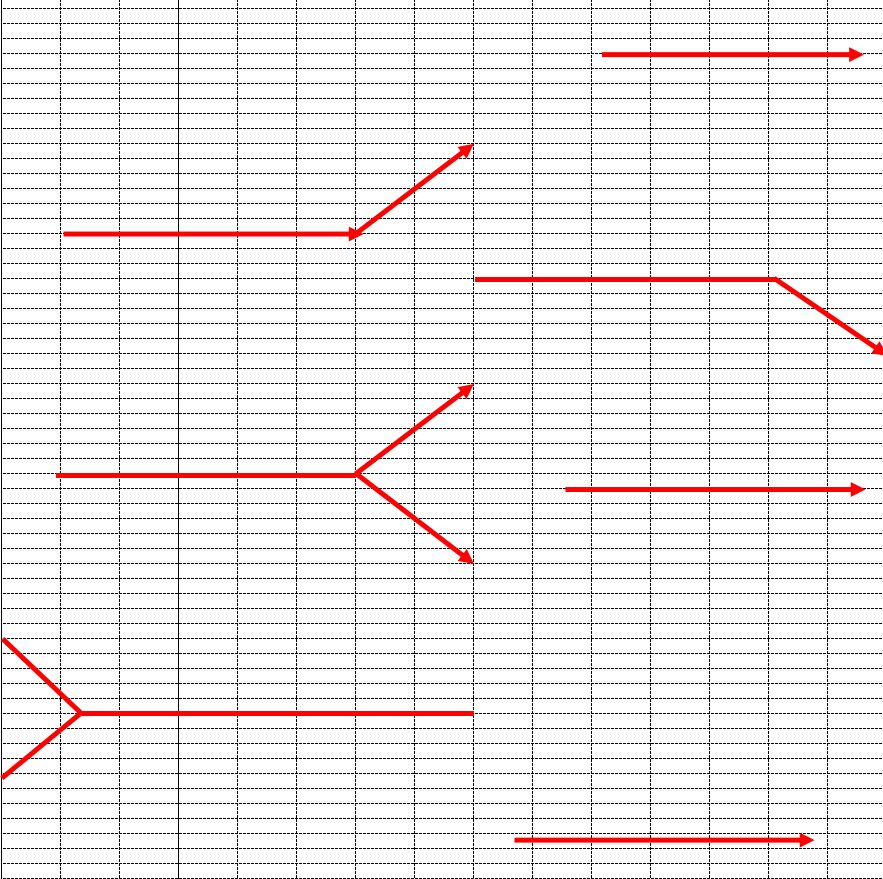
#> input picture 2.png, 883 x 879 px
$ python fldnew2.py
#> lines starting #> are read from the running program, lines starting #| are printed output that depends on the picture; after the words box and inside, x2 and y2 are one past the last pixel; in counts of white or black regions, pixels touching at a corner belong together
import cv2
import numpy as np

# 读取输入图片
new_image_path = '2.png'
img0 = cv2.imread(new_image_path)
#> img0 is the input picture: shape (879, 883, 3); mean B, G, R 234.7, 234.7, 239.5
assert img0 is not None, "Image not found"

# 转换为灰度图
gray = cv2.cvtColor(img0, cv2.COLOR_BGR2GRAY)
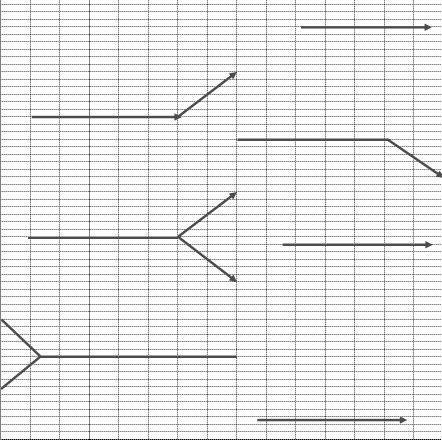
#> gray: shape (879, 883) (shown at 1/2 size); min 0, max 255, mean 236.1

# 使用高斯模糊降低噪声
gray_blurred = cv2.GaussianBlur(gray, (5, 5), 0)

# 边缘检测
edges = cv2.Canny(gray_blurred, 50, 150, apertureSize=3)
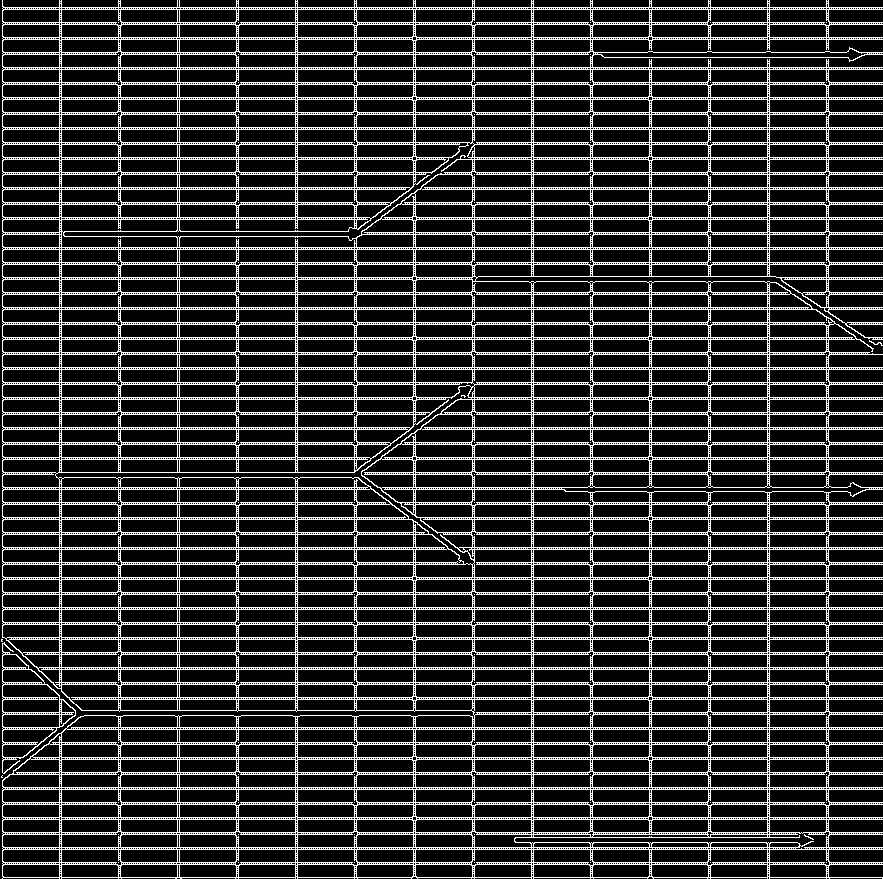
#> edges: shape (879, 883); 19.3% white in thin lines or dots

# 膨胀操作强化粗线条
kernel = np.ones((3, 3), np.uint8)
dilated_edges = cv2.dilate(edges, kernel, iterations=1)
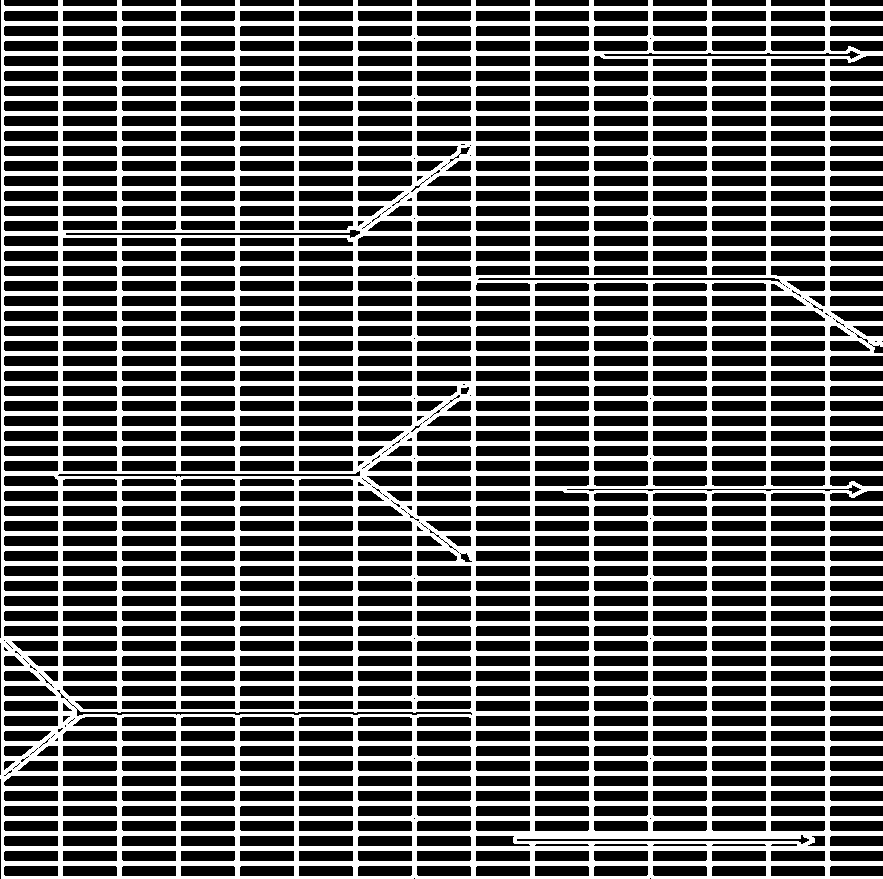
#> dilated_edges: shape (879, 883); 39.8% white; 1 white region, box (x1, y1, x2, y2) and area: (0, 0, 883, 879) 308919

# 直线检测
fld = cv2.ximgproc.createFastLineDetector()
dlines = fld.detect(dilated_edges)
#> dlines = 1808 rows, first 6: [116, 5.03, 62, 4.93], [175, 5.03, 121, 4.93], [234, 5.03, 180, 4.93], [293, 5.03, 239, 4.93], [352, 5.03, 298, 4.93], [411, 5.03, 357, 4.93]

# 绘制检测结果
if dlines is not None:
    for dline in dlines:
        x0, y0, x1, y1 = map(int, dline[0])
        # 可以在此处添加过滤条件，例如线条长度
        line_length = np.sqrt((x1 - x0) ** 2 + (y1 - y0) ** 2)
        if line_length > 30:  # 示例阈值，需要根据实际情况调整
            cv2.line(img0, (x0, y0), (x1, y1), (0, 255, 0), 2, cv2.LINE_AA)
#> this loop made 1808 passes
#> (x0, y0, x1, y1, line_length) on passes 29 to 31: (832, 10, 882, 10, 50), (56, 20, 5, 20, 51), (115, 20, 64, 20, 51)
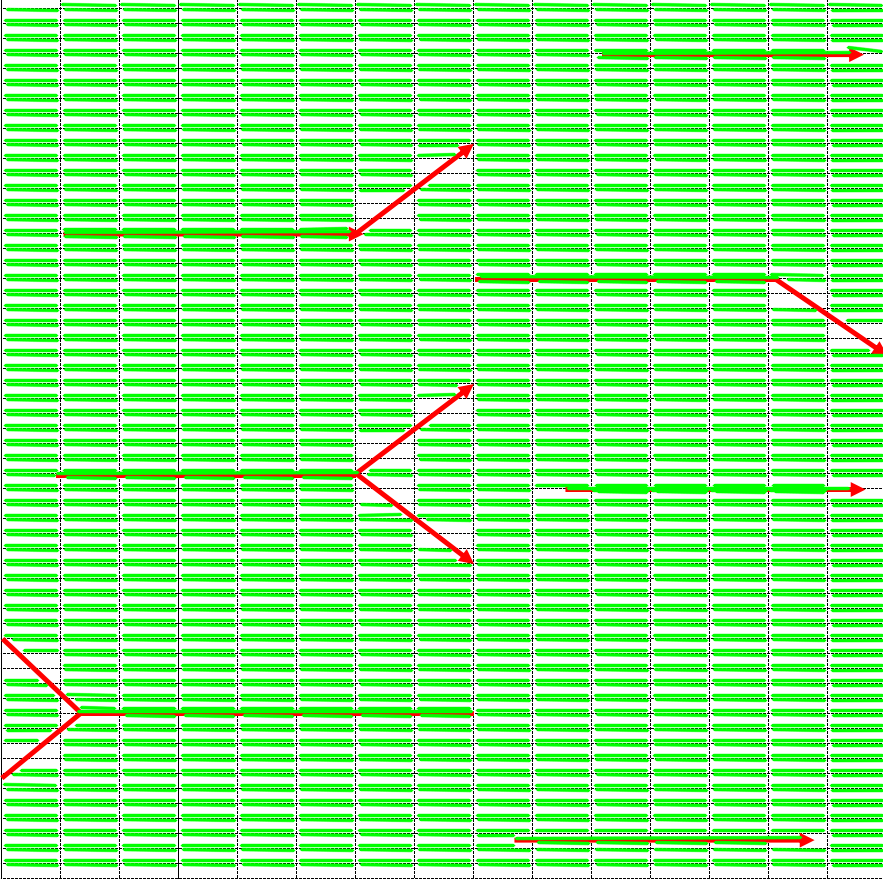
#> img0: shape (879, 883, 3); mean B, G, R 141.6, 243.4, 144.1

# 显示并保存结果
output_path = 'fldnew2_2.png'
cv2.imwrite(output_path, img0)
cv2.imshow("Detected Lines", img0)
cv2.waitKey(0)
cv2.destroyAllWindows()

$ run again, with 3.png copied over 2.png
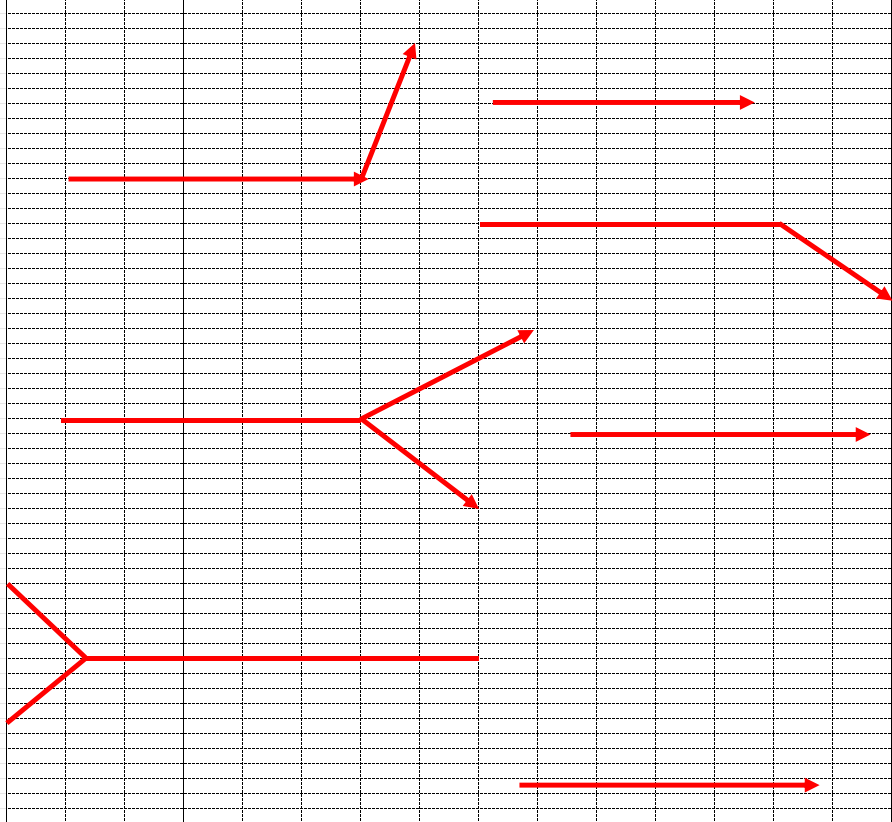
#> input picture 3.png, 892 x 822 px
#> img0 is the input picture: shape (822, 892, 3); mean B, G, R 234.4, 234.4, 239.7
#> `edges = cv2.Canny(gray_blurred, 50, 150, apertureSize=3)`:
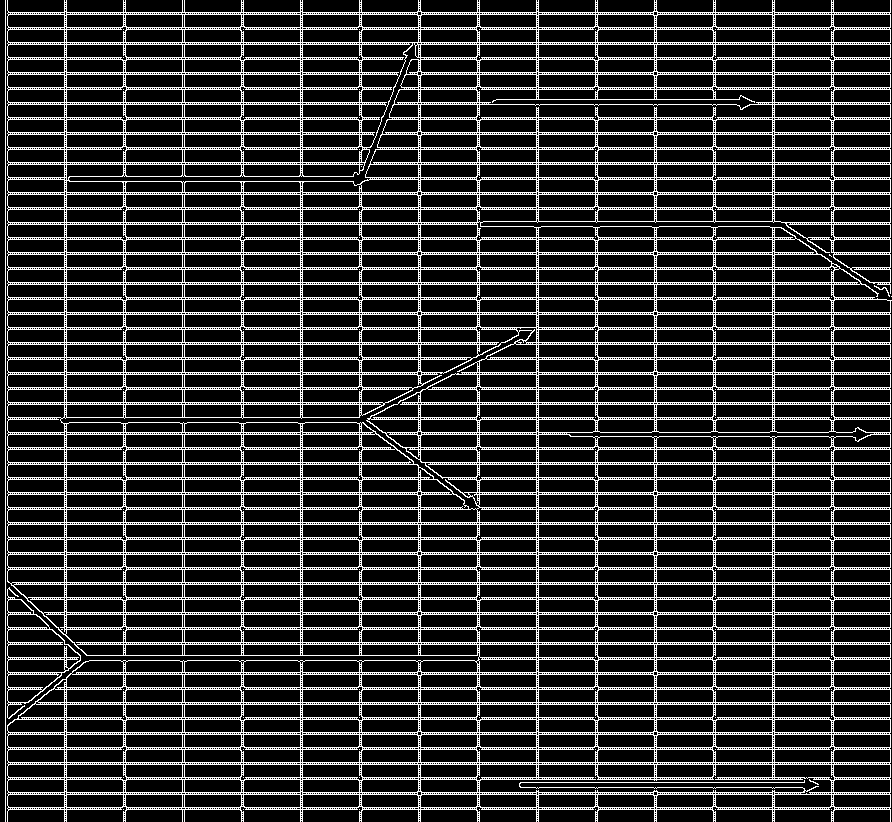
#> edges: shape (822, 892); 19.2% white in thin lines or dots
#> dilated_edges: shape (822, 892); 39.6% white; 1 white region, box (x1, y1, x2, y2) and area: (4, 0, 892, 822) 290566
#> dlines = 1726 rows, first 6: [8.96, 10.14, 7.62, 0.0503], [62, 10, 11, 10], [67.32, 10.03, 66.86, 0.00629], [121, 10, 69, 10], [126.3, 10.03, 125.9, 0.00629], [180, 10, 128, 10]
#> the loop `for dline in dlines:` made 1726 passes
#> (x0, y0, x1, y1, line_length) on passes 2, 4, 6: (62, 10, 11, 10, 51), (121, 10, 69, 10, 52), (180, 10, 128, 10, 52)
#> after the loop `for dline in dlines:`:
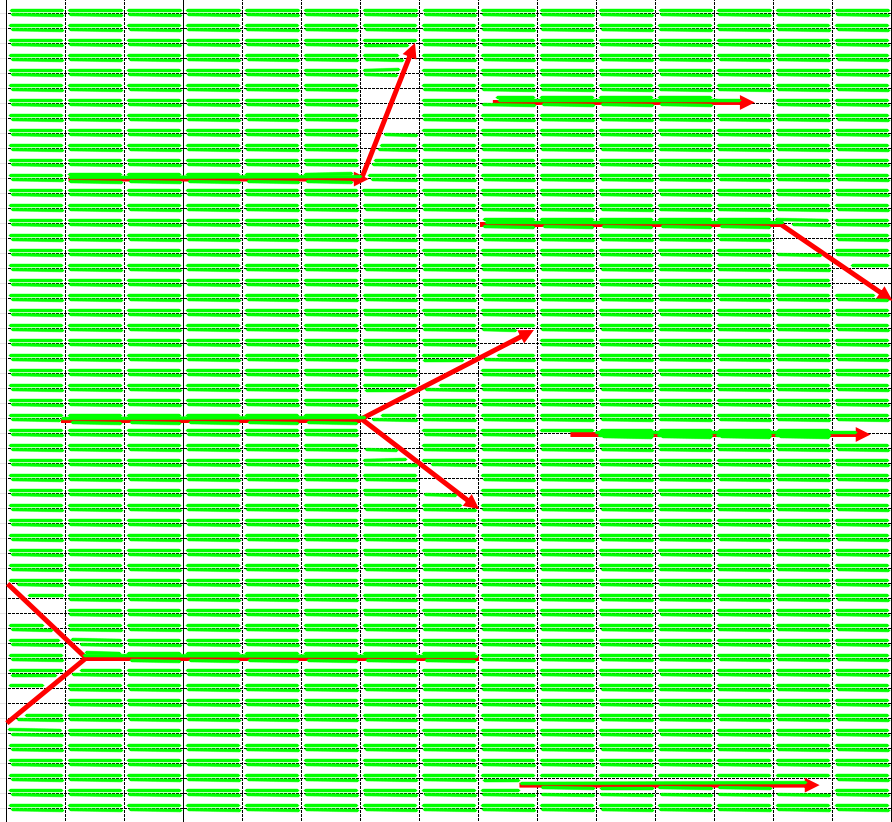
#> img0: shape (822, 892, 3); mean B, G, R 143.2, 243.5, 146

$ run again, with 4.png copied over 2.png
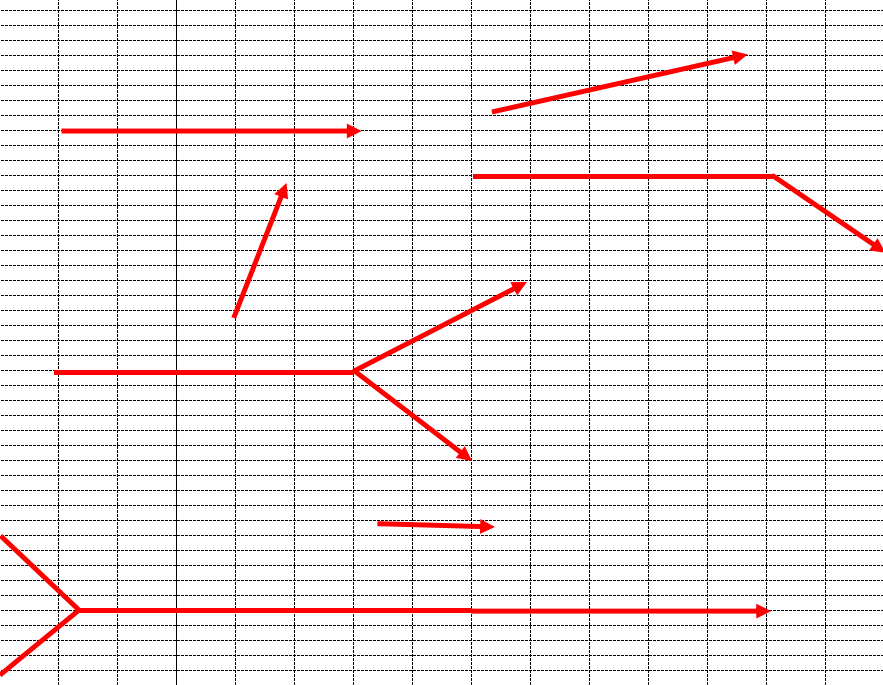
#> input picture 4.png, 883 x 685 px
#> img0 is the input picture: shape (685, 883, 3); mean B, G, R 234.2, 234.2, 240.2
#> `edges = cv2.Canny(gray_blurred, 50, 150, apertureSize=3)`:
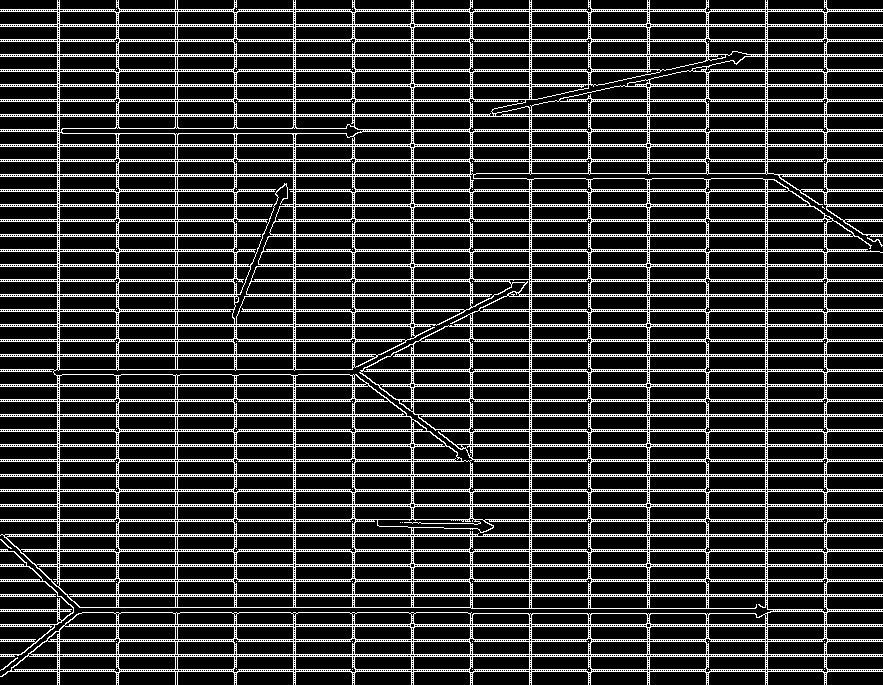
#> edges: shape (685, 883); 19.1% white in thin lines or dots
#> dilated_edges: shape (685, 883); 39.3% white; 1 white region, box (x1, y1, x2, y2) and area: (0, 0, 883, 685) 237840
#> dlines = 1469 rows, first 6: [114, 7.03, 60, 6.93], [173, 7.03, 120, 6.93], [232, 7.03, 178, 6.93], [291, 7.03, 237, 6.93], [350, 7.03, 296, 6.93], [409, 7.03, 356, 6.93]
#> the loop `for dline in dlines:` made 1469 passes
#> (x0, y0, x1, y1, line_length) on passes 15, 30, 31: (54, 7, 0, 7, 54), (831, 12, 882, 12, 51), (54, 22, 0, 22, 54)
#> after the loop `for dline in dlines:`:
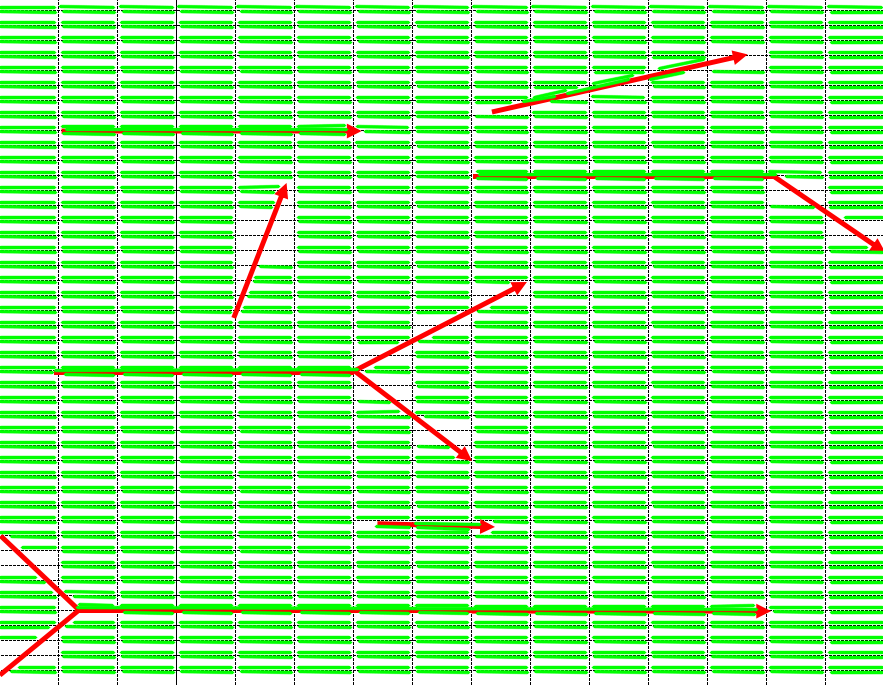
#> img0: shape (685, 883, 3); mean B, G, R 141.6, 242.9, 145.1
